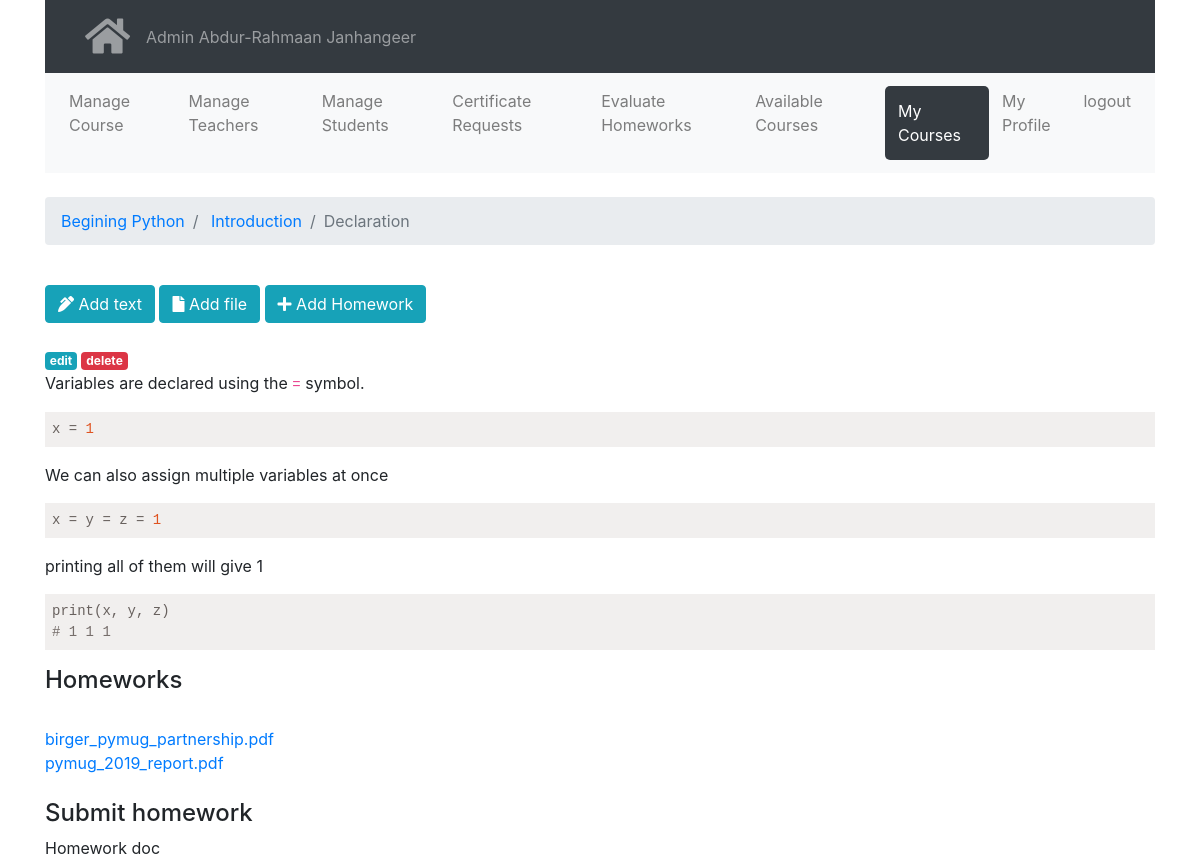
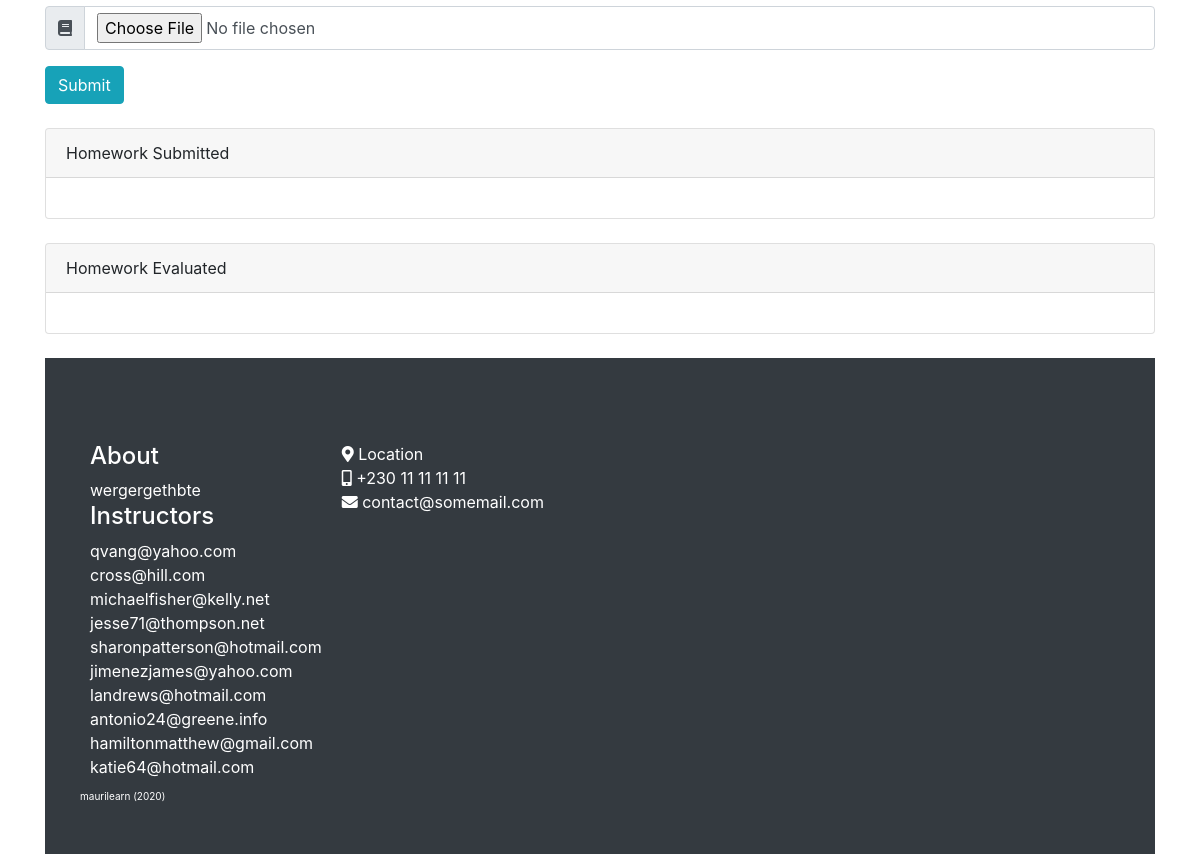
The app's page /course/subsection/1 (signed in), older data (2 pictures, top to bottom).
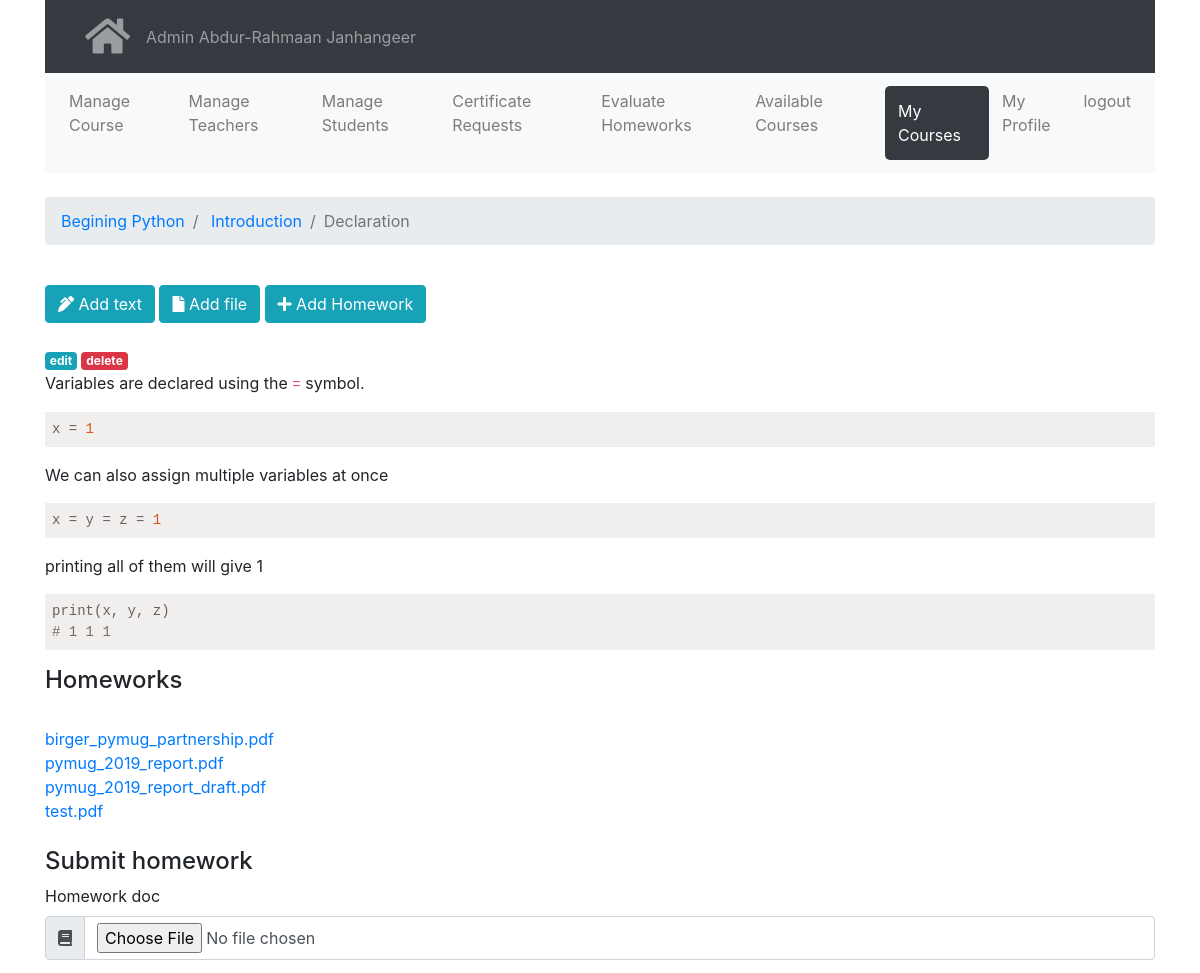
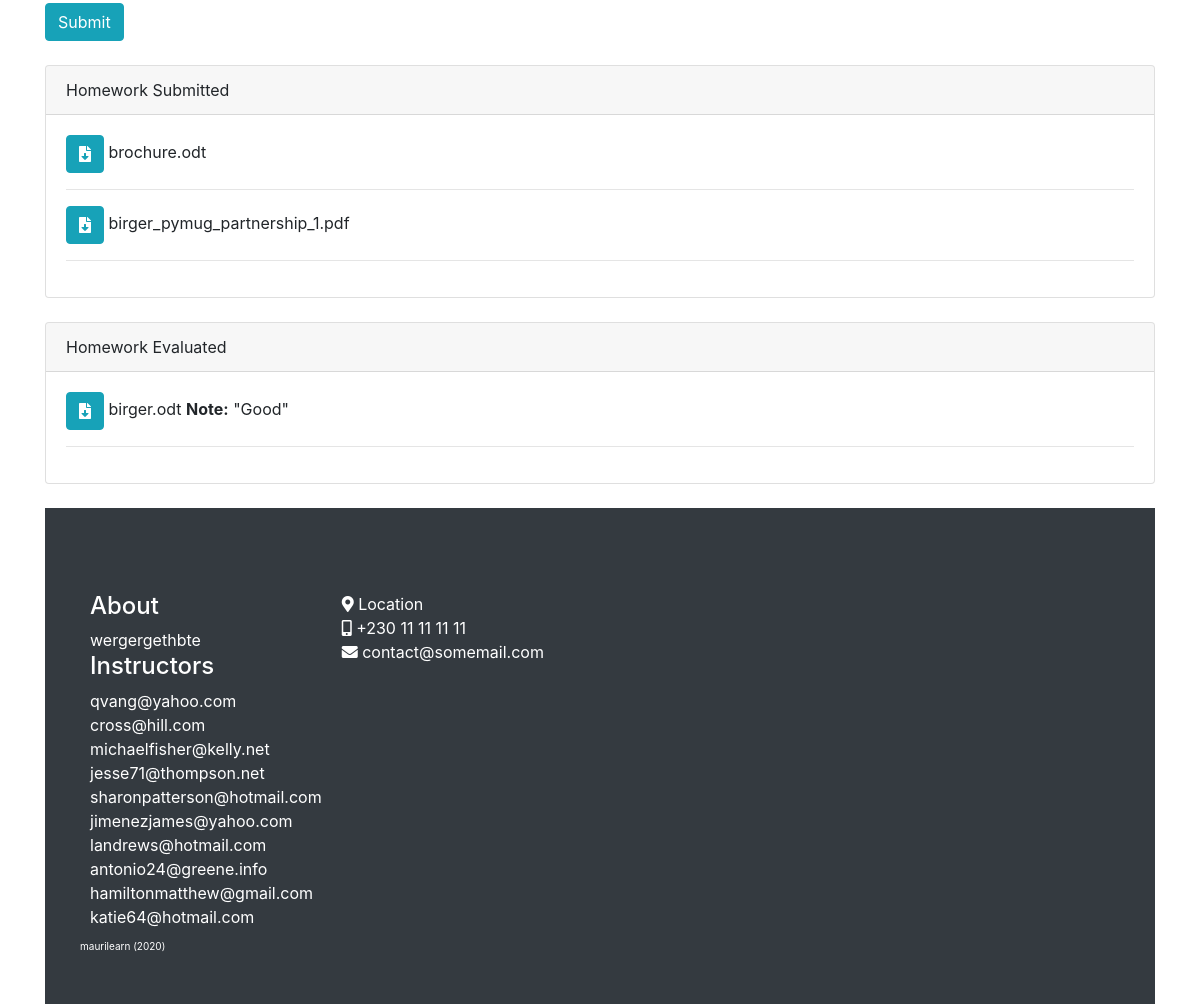
The same page, newer data (2 pictures, top to bottom).
### modules/auth/models.py (models this page shows, shortened)
class User(UserMixin, db.Model):
    __tablename__ = 'users'
    id = db.Column(db.Integer, primary_key=True)
    email = db.Column(db.String(100))
    password = db.Column(db.String(128))
    name = db.Column(db.String(120))
    role = db.Column(db.String(120))
    courses = db.relationship("Course",
        secondary=course_subs,
        cascade = "all, delete")# !subs- teacher, students
    quiz_histories = db.relationship('QuizHistory', backref='person', lazy=True,
        cascade="all, delete, delete-orphan")
    def delete(self):
        db.session.delete(self)
        db.session.commit()

### modules/course/models.py (models this page shows, shortened)
class Course(db.Model):
    __tablename__ = 'courses'
    id = db.Column(db.Integer, primary_key=True)
    name = db.Column(db.String(100))
    created_date = db.Column(db.DateTime, default=datetime.now())
    teacher_id = db.Column(db.Integer, db.ForeignKey('users.id'),
        nullable=False)
    sections = db.relationship('Section', backref='course', lazy=True,
        cascade="all, delete, delete-orphan")
    def delete(self):
        db.session.delete(self)
        db.session.commit()

class Section(db.Model):
    __tablename__ = 'sections'
    id = db.Column(db.Integer, primary_key=True)
    name = db.Column(db.String(100))
    created_date = db.Column(db.DateTime, default=datetime.now())
    course_id = db.Column(db.Integer, db.ForeignKey('courses.id'),
        nullable=False)
    quizzes = db.relationship('Quiz', backref='section', lazy=True,
        cascade="all, delete, delete-orphan")
    quiz_histories = db.relationship('QuizHistory', backref='section', lazy=True,
        cascade="all, delete, delete-orphan")
    sub_sections = db.relationship('SubSection', backref='section', lazy=True,
        cascade="all, delete, delete-orphan")
    def delete(self):
        db.session.delete(self)
        db.session.commit()

class SubSection(db.Model):
    __tablename__ = 'sub_sections'
    id = db.Column(db.Integer, primary_key=True)
    name = db.Column(db.String(100))
    created_date = db.Column(db.DateTime, default=datetime.now())
    section_id = db.Column(db.Integer, db.ForeignKey('sections.id'),
        nullable=False)
    resources = db.relationship('Resource', backref='sub_section', lazy=True,
        cascade="all, delete, delete-orphan")
    homeworks = db.relationship('Homework', backref='sub_section', lazy=True,
        cascade="all, delete, delete-orphan")
    homework_submissions = db.relationship('HomeworkSubmission', backref='sub_section', lazy=True,
        cascade="all, delete, delete-orphan")
    homework_evaluations = db.relationship('HomeworkEvaluation', backref='sub_section', lazy=True,
        cascade="all, delete, delete-orphan")
    def delete(self):
        db.session.delete(self)
        db.session.commit()

class Resource(db.Model):
    __tablename__ = 'resources'
    id = db.Column(db.Integer, primary_key=True)
    type = db.Column(db.String(100), default='text')
    filename = db.Column(db.String(100))
    path = db.Column(db.String(100))
    text = db.Column(db.Text)
    sub_section_id = db.Column(db.Integer, db.ForeignKey('sub_sections.id'),
        nullable=False)

class Homework(db.Model):
    __tablename__ = 'homeworks'
    id = db.Column(db.Integer, primary_key=True)
    subsection_id = db.Column(db.Integer, db.ForeignKey('sub_sections.id'),
        nullable=False)
    filename = db.Column(db.String(100)) # uploads/homework/

class HomeworkSubmission(db.Model):
    __tablename__ = 'homework_submissions'
    id = db.Column(db.Integer, primary_key=True)
    course_taker_id = db.Column(db.Integer, db.ForeignKey('users.id'),
        nullable=False)
    subsection_id = db.Column(db.Integer, db.ForeignKey('sub_sections.id'),
        nullable=False)
    filename = db.Column(db.String(100))

class HomeworkEvaluation(db.Model):
    __tablename__ = 'homework_evaluations'
    id = db.Column(db.Integer, primary_key=True)
    course_taker_id = db.Column(db.Integer, db.ForeignKey('users.id'),
        nullable=False)
    subsection_id = db.Column(db.Integer, db.ForeignKey('sub_sections.id'),
        nullable=False)
    notes = db.Column(db.String(100))
    filename = db.Column(db.String(100))

### modules/course/view.py (the view)
@course_blueprint.route("/subsection/<subsection_id>", methods=['GET', 'POST'])
@login_required
def view_subsection(subsection_id):
    context = base_context()
    subsection = SubSection.query.get(subsection_id)
    context['subsection'] = subsection
    context['render_md'] = render_md
    context['course'] = subsection.section.course
    submit_hwork_form = SubmitHomeworkForm()
    context['submit_hwork_form'] = submit_hwork_form
    context['user_homeworks_submitted'] = HomeworkSubmission.query.filter(
        (HomeworkSubmission.course_taker_id == current_user.id) &
        (HomeworkSubmission.subsection_id == subsection_id)
        ).all()
    context['user_homeworks_evaluated'] = HomeworkEvaluation.query.filter(
        (HomeworkEvaluation.course_taker_id == current_user.id) &
        (HomeworkEvaluation.subsection_id == subsection_id)
        ).all()
    return render_template('course/view_subsection.html', **context)

### modules/course/forms.py
class SubmitHomeworkForm(FlaskForm):
    homework_submit = FileField('Homework doc', validators=[
        FileAllowed(docs, 'Doc must be a pdf, docx or odf'),
        FileRequired('File was empty!')
        ],
        render_kw={
            'class':'form-control',
            'autocomplete':'off',
            }
        )
    submit = SubmitField('Submit',
        render_kw={
            'class':'btn btn-info'
            }
        )

### shopyoapi/enhance.py (called while the page is built)
def base_context():
    base_context = {
        'MESSAGE': '',
        'current_user': current_user,
        'User': User
    }
    return base_context.copy()

### userapi/renders.py (called while the page is built)
def render_md(mdtext):
    extensions = ['extra', 'smarty']
    html = markdown.markdown(mdtext, extensions=extensions, output_format='html5')
    return html

### modules/course/templates/course/view_subsection.html (shortened to what this page needs)
{% extends "base/base.html" %}
{% block pagehead %}
<link rel="stylesheet"
  href="/static/highlightjs/styles/atelier-forest-light.css">
{% endblock %}
{% block content %}
{%set active_page='my_courses'%}
{%include 'course/partials/nav.html'%}
<br>
{% set section = subsection.section%}
<nav aria-label="breadcrumb">
  <ol class="breadcrumb">
    <li class="breadcrumb-item"><a href="{{url_for('course.view', course_id=section.course.id)}}">
        {{section.course.name}}</a></li>
    <li class="breadcrumb-item"><a href="{{url_for('course.view', course_id=section.course.id)}}">
        {{subsection.section.name}}</a></li>
    <li class="breadcrumb-item active" aria-current="page">{{subsection.name}}</li>
  </ol>
</nav>
<br>
{%if course.teacher_id == current_user.id or current_user.role == 'admin'%}
<a class="btn btn-info"
  href="{{url_for('course.subsection_add_text', subsection_id=subsection.id)}}">
  <i class="fa fa-pen-alt"></i> Add text</a>
<a class="btn btn-info"
  href="">
  <i class="fa fa-file"></i> Add file</a>
<a class="btn btn-info"
  href="{{url_for('course.subsection_add_homework', subsection_id=subsection.id)}}">
  <i class="fa fa-plus"></i> Add Homework</a>
{%endif%}
<br><br>
{%for resource in subsection.resources%}
    {%if current_user.id == subsection.section.course.teacher_id or current_user.role == 'admin'%}
    <a
      class="badge badge-info"
      href="">
      edit
    </a>
    <a
      class="badge badge-danger"
      href="{{url_for('course.resource_delete', resource_id=resource.id)}}">
      delete
    </a>
    {%endif%}
    <br>
    {%if resource.type == 'text'%}
        {{ render_md(resource.text) | safe }}
    {%endif%}
{%endfor%}
<h4>Homeworks</h4>
<br>
{%for hwork in subsection.homeworks%}
    <a href="{{url_for('cdn.homework', hwork_id=hwork.id) }}">{{hwork.filename}}</a> <br>
{%endfor%}
<br>
<h4>Submit homework</h4>
<form
  action="{{url_for('course.subsection_submit_homework_check', subsection_id=subsection.id)}}"
  method="POST"
  enctype="multipart/form-data">
<div class="form-field">
{{ submit_hwork_form.homework_submit.label }} <br>
<div class="input-group mb-3">
    <div class="input-group-prepend">
        <span class="input-group-text"><i class="fa fa-book"></i></span>
    </div>
    {{ submit_hwork_form.homework_submit }}
</div>
{{ submit_hwork_form.submit }}
</form>
<br><br>
<div class="card">
  <div class="card-header">
    Homework Submitted
  </div>
  <div class="card-body">
    {%for submission in user_homeworks_submitted%}
      <a
        class="btn btn-info"
        href="{{url_for('cdn.homework_submitted', submission_id=submission.id)}}">
        <i class="fa fa-file-download"></i>
      </a>
      {{submission.filename}}
      <hr>
    {%endfor%}
  </div>
</div>
<br>
<div class="card">
  <div class="card-header">
    Homework Evaluated
  </div>
  <div class="card-body">
    {%for evaluation in user_homeworks_evaluated%}
      <a
        class="btn btn-info"
        href="{{url_for('cdn.homework_evaluated', evaluation_id=evaluation.id)}}">
        <i class="fa fa-file-download"></i>
      </a>
      {{evaluation.filename}} <b>Note:</b> "{{evaluation.notes}}"
      <hr>
    {%endfor%}
  </div>
</div>
{% endblock %}

### modules/base/templates/base/base.html (shortened to what this page needs)
<!DOCTYPE html>
<html>
<head>
    <link rel="stylesheet" href="/static/bootstrap.min.css">
    <link rel="stylesheet" href="/static/fontawesome/css/all.css">
    {% block pagehead %}{% endblock %}
</head>
<body>
<div class="container">
    <nav class="navbar navbar-expand-sm bg-dark navbar-dark">
      <div id="flashed-messages">
    </div>
      <ul class="navbar-nav">
        <li class="nav-item">
          <a class="nav-link" href="/" title="Main Page"><i class="fas fa-home"></i></a>
        </li>
      </ul>
      <ul class="navbar-nav">
        <li class="nav-item">
          <a class="nav-link" href="/" title="Main Page">
            <span style="text-transform:capitalize;">{{current_user.role}}</span> {{current_user.name}}
          </a>
        </li>
      </ul>
    </nav>
    {% block content %}{% endblock %}
</div>
<br>
<footer class="app-footer page-footer bg-dark container" style="">
  <br>
  <div class="row">
    <div class="">
      <h4>About</h4>
      wergergethbte
      <h4>Instructors</h4>
      {%for teacher in User.query.filter(
                (User.role == 'teacher')
                ).all()%}
        {{teacher.email}}<br>
      {%endfor%}
    </div>
    <div class="">
      <i class="fa fa-map-marker-alt"></i> Location <br>
      <i class="fa fa-mobile-alt"></i> +230 11 11 11 11 <br>
      <i class="fa fa-envelope"></i> contact@somemail.com
    </div>
  </div>
  <div class="row app-copyright">
    maurilearn (<span id="year"></span>)
  </div>
</footer>
</body>
</html>

### modules/course/templates/course/partials/nav.html (shortened to what this page needs)
<nav class="navbar navbar-expand-lg navbar-light bg-light">
  <div class="collapse navbar-collapse" id="navbarSupportedContent">
    <ul class="navbar-nav mr-auto">
      {%if current_user.role == 'admin'%}
      <li class="nav-item {{ 'app-active' if active_page == 'manage_course' else '' }}">
        <a class="nav-link"
           href="{{url_for('course.index')}}">Manage Course</a>
      </li>
      <li class="nav-item {{ 'app-active' if active_page == 'manage_teachers' else '' }}">
        <a class="nav-link"
           href="{{url_for('teacher.index')}}">Manage Teachers</a>
      </li>
      <li class="nav-item {{ 'app-active' if active_page == 'manage_students' else '' }}">
        <a class="nav-link"
           href="{{url_for('student.index')}}">Manage Students</a>
      </li>
      {%endif%}
      {%if current_user.role in ['admin', 'teacher']%}
        <li class="nav-item {{ 'app-active' if active_page == 'certificate_requests' else '' }}">
          <a class="nav-link"
           href="{{url_for('course.view_certificate_request')}}">Certificate Requests</a>
        </li>
        <li class="nav-item {{ 'app-active' if active_page == 'evaluate_homeworks' else '' }}">
          <a class="nav-link"
           href="{{url_for('course.view_homework_submissions')}}">Evaluate Homeworks</a>
        </li>
      {%endif%}
      <li class="nav-item {{ 'app-active' if active_page == 'available_courses' else '' }}">
        <a class="nav-link"
           href="{{url_for('course.list')}}">Available Courses</a>
      </li>
      <li class="nav-item {{ 'app-active' if active_page == 'my_courses' else '' }}">
        <a class="nav-link"
           href="{{url_for('course.mycourses')}}">My Courses</a>
      </li>
      <li class="nav-item {{ 'app-active' if active_page == 'profile' else '' }}">
        <a class="nav-link"
           href="{{url_for('profile.index', user_id=current_user.id)}}">My Profile</a>
      </li>
      <li class="nav-item {{ 'app-active' if active_page == '' else '' }}">
        <a class="nav-link"
           href="{{url_for('auth.logout')}}">logout</a>
      </li>
    </ul>
  </div>
</nav>

### static/highlightjs/styles/atelier-forest-light.css (style rules this page uses)
.hljs { display: block; overflow-x: auto; background: #f1efee; color: #68615e; padding: 0.5em; }

### modules/base/templates/base/base.html (style rules this page uses)
html { scroll-behavior: smooth; }
.nav-link i { font-size: 40px; }
#flashed-messages { padding: 5px; position: fixed; right: 5px; top: 5px; z-index: 10; height: 300px; overflow-y: scroll; }
.app-footer { width: 100% !important; color: white !important; padding: 50px !important; }
.app-footer .row div { margin: 10px !important; }
.app-copyright { font-size: 10px; }
.app-active { background-color: #343a40 !important; border-radius: 5px; padding: 5px; margin: 5px; }
.app-active a { color: white !important; }

Row changes from the older to the newer data that the page shows:
added Homework: filename "pymug_2019_report_draft.pdf"
added Homework: filename "test.pdf"
added HomeworkSubmission: filename "brochure.odt"
added HomeworkSubmission: filename "birger_pymug_partnership_1.pdf"
added HomeworkEvaluation: filename "birger.odt", notes "Good"
